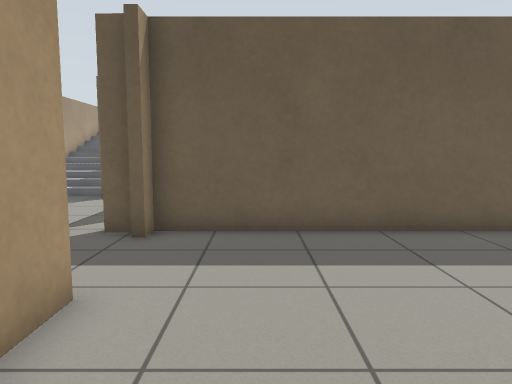
View 1 (above)

13 first-person views from a walk through a world built for the Gazebo simulator. The camera is 0.94 m above the floor, tilts 6° down and sees 70° across. The floor is counted in squares, 0.5 m on a side. Each view is taken from the middle of a square. On the plan, view 1 faces up. The plan holds only what a view shows up to about 18 squares ahead; the rest is blank. The place goes on beyond the plan.

View 2
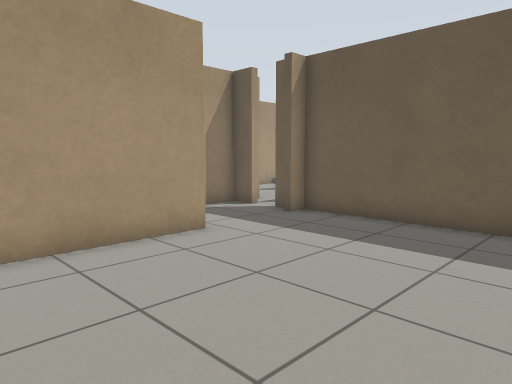

View 3
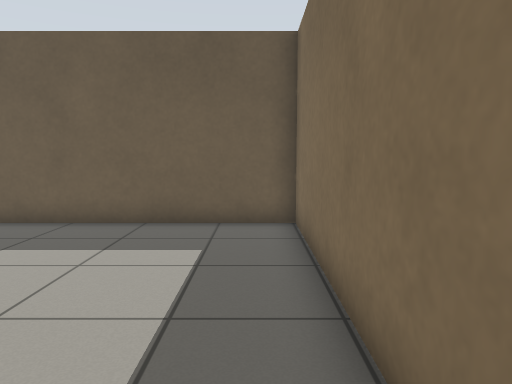

View 4
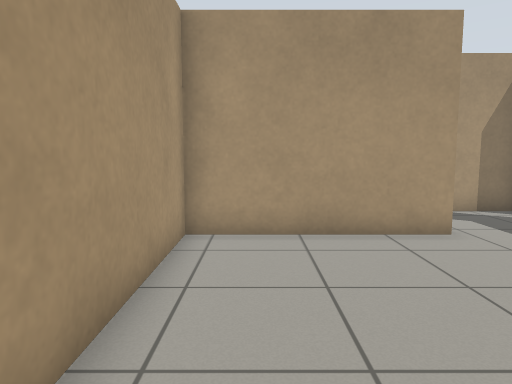

View 5
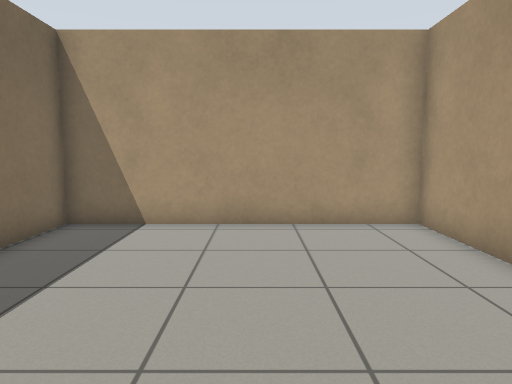

View 6
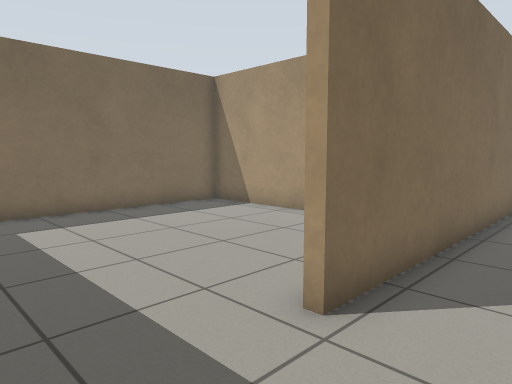

View 7
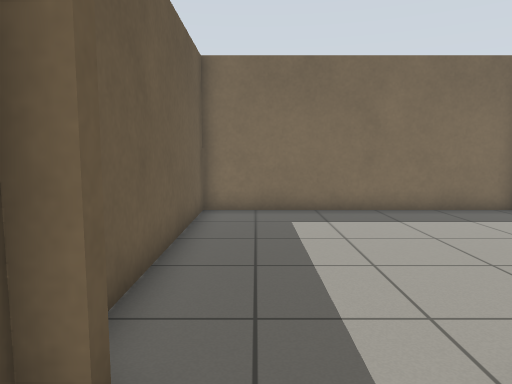

View 8
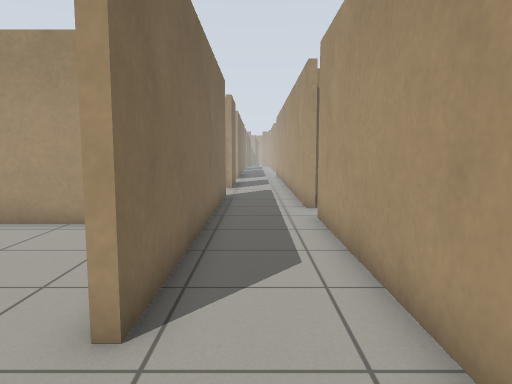

View 9
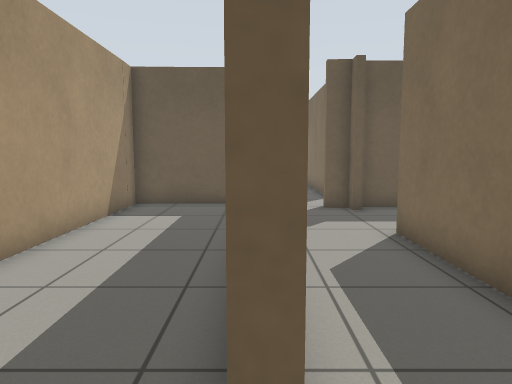

View 10
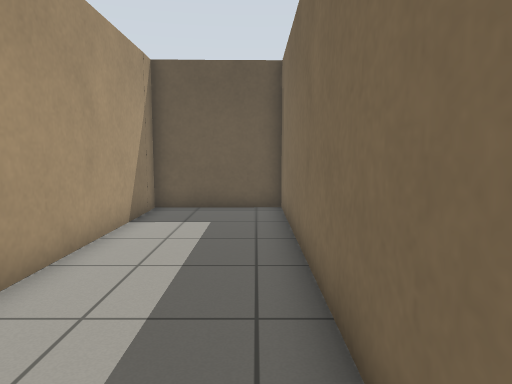

View 11
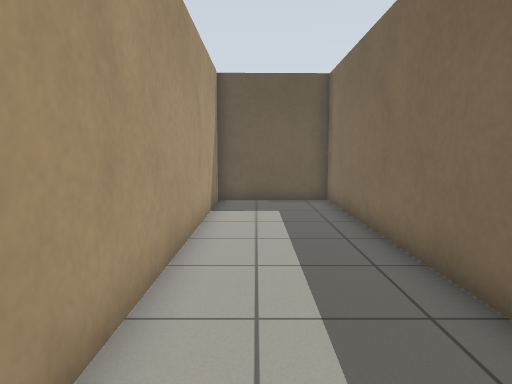

View 12
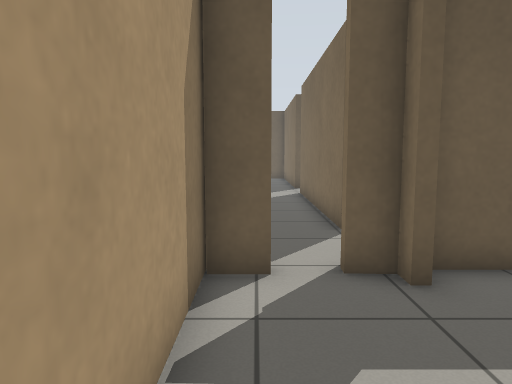

View 13
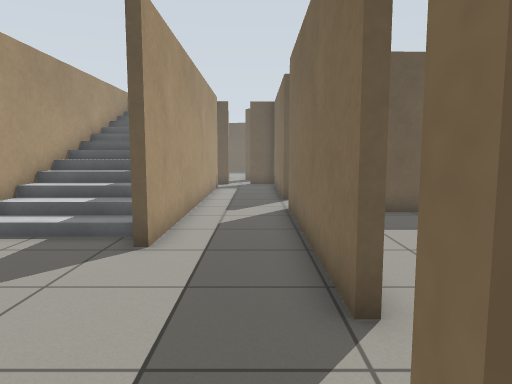

### Floor plan
Points are (right, up) in squares from view 1. A wall is a line through its corners. A room is listed if a view was taken in it or the views show most of it. See-through windows are left out.
Room 1 (views 1, 2, 3, 4, 5)
walls: (-2.4, 4.6) (-2.4, -1.6) (7.1, -1.6) (7.1, 8.8) (-1.4, 8.8); (-2.4, 8.8) (-2.4, 8.1)
ways out: opening at (-2.5, 6) to room 2
Room 2 (views 6, 7, 8, 12, 13)
walls: (-2.4, 8.1) (-2.7, 8.1) (-2.7, 8.5) (-3.7, 8.6); (-4.7, 8.6) (-5.8, 8.7); (-5.8, -4.5) (-5.8, -5.5); (-1.4, 8.8) (-2.4, 8.8); (-2.7, -5.5) (-2.7, 4.6) (-2.4, 4.6); (-5.8, 10.1) (-5.8, -2.8)
ways out: opening at (-2.5, 6) to room 1; opening at (-6, -4) to room 3; opening at (-4, 9); gap at (-5, 9)
Room 3 (views 9, 10, 11)
walls: (-6.1, -1.9) (-6.1, 9.7) (-10.5, 9.6) (-10.5, -3)
ways out: opening at (-6, -4) to room 2

Positions as (right, up) in squares from view 1, and headings:
1: (0, 0), facing up
2: (5, -1), facing up-left
3: (6, -1), facing up
4: (6, 0), facing left
5: (2, 8), facing down
6: (-5, 8), facing down-right
7: (-5, 7), facing right
8: (-4, 8), facing down
9: (-6, -4), facing up
10: (-7, -3), facing up
11: (-9, -5), facing up
12: (-5, 3), facing up
13: (-4, 8), facing up
